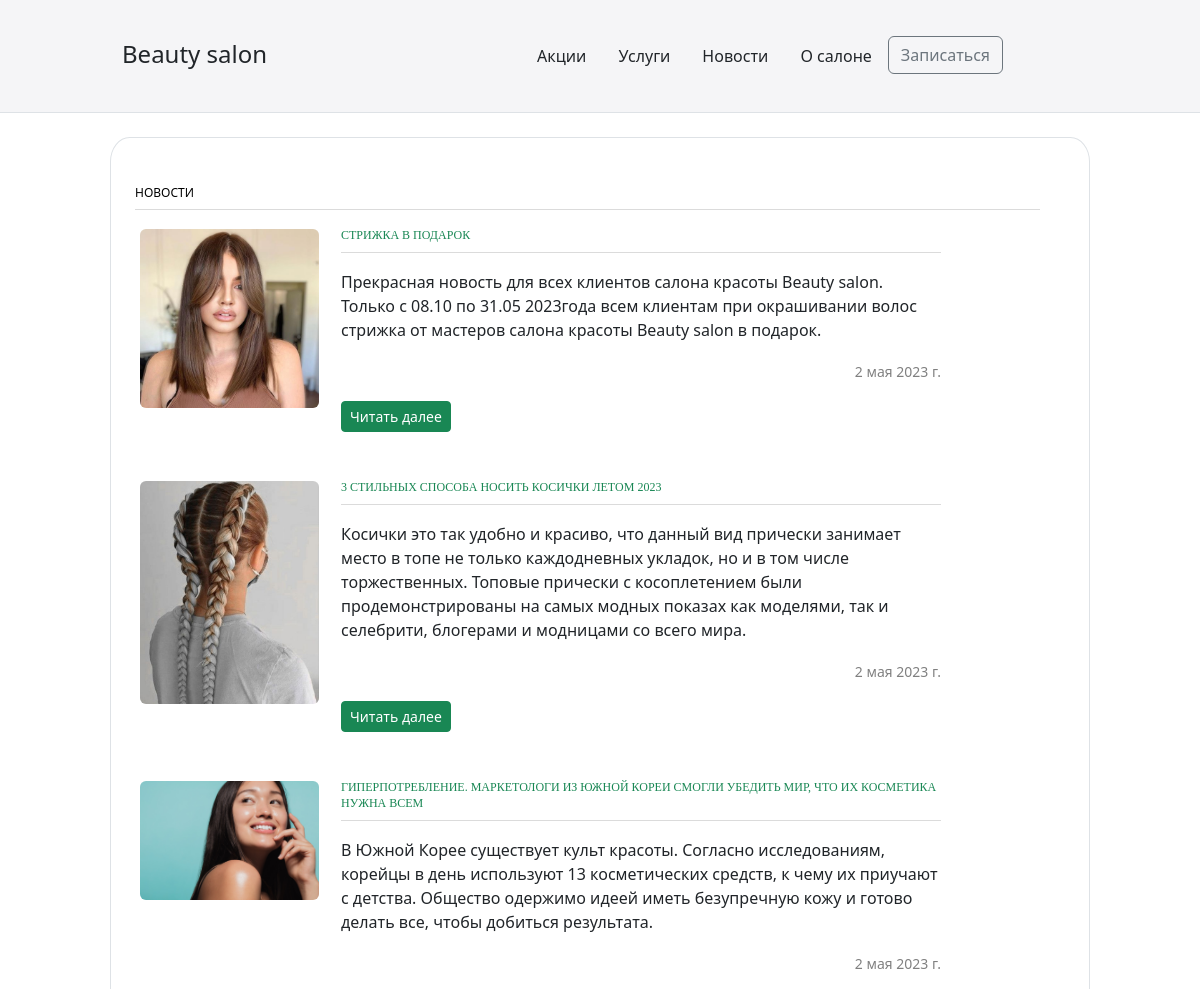
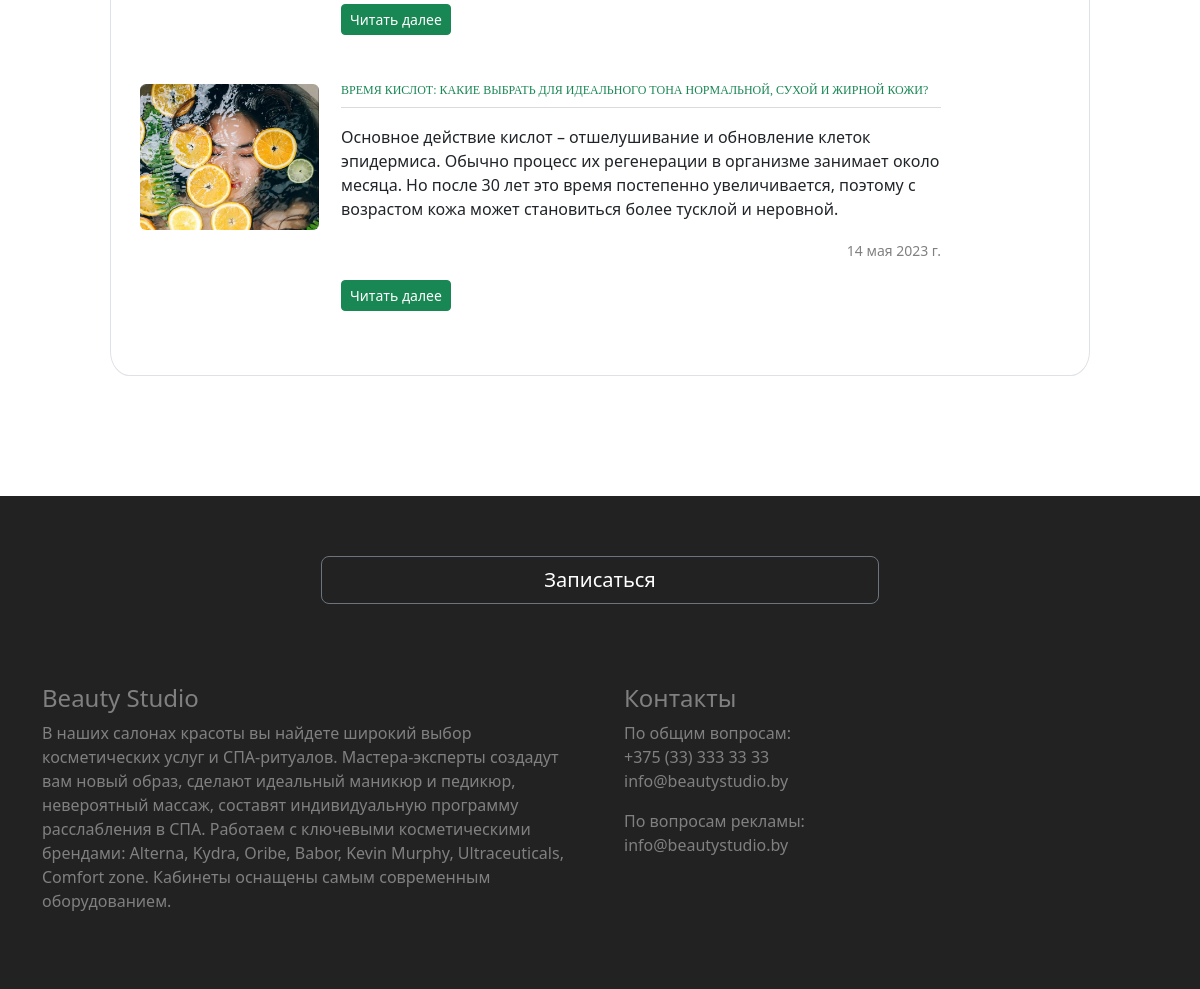
Page /news/ on the committed database (2 pictures, top to bottom).
### dj_app/models.py (models this page shows, shortened)
class Post(models.Model):
    objects = None
    title = models.CharField('Заголовок новости', max_length=1000)
    promo_info = models.TextField('Текст превью новости (до 300 символов)', max_length=300, default=None, null=True)
    description = models.TextField('Текст новости', default=None, null=True)
    data = models.DateField('Дата публикации', null=True)
    img = models.ImageField('Изображение', upload_to='image/%Y')
    class Meta:
        verbose_name = "Новость"
        verbose_name_plural = "Новости"

### dj_app/views.py (the view, shortened to what this page needs)
class PostView(View):
    def get(self, request):
        posts = list(Post.objects.all())
        context = {'post_list': posts}
        return render(request, 'news.html', context=context)

### templates/news.html (shortened to what this page needs)
{% extends "base.html" %}
{% load static %}
{% block body %}
<div class="shell border">
    <div id="main">
        <div id="content" class="left">
            <div class="projects">
                <h3>Новости</h3>
                {% for post in post_list %}
                <div class="item">
                    <div class="image left">
                        <a href="#"><img src="{{ post.img.url }}" width="180px" alt=""
                                         class="figure-img img-fluid rounded"></a>
                    </div>
                    <div class="text left">
                        <h3><a href="{{ post.id }}" class="sale link-success text-decoration-none"> {{ post.title }}</a>
                        </h3>
                        <p>{{ post.promo_info }}</p>
                        <p style="color: grey; font-size: 14px" align="right">{{ post.data }}</p>
                        <p><a class="btn btn-sm btn-success" href="{{ post.id}}"> Читать далее </a></p>
                    </div>
                </div>
                {% endfor %}
            </div>
        </div>
    </div>
</div>
{% endblock body %}

### static/main.css (style rules this page uses)
* { margin: 0; padding: 0; outline:0; }
body { font-size: 12px; line-height: 20px; font-family: Georgia, Arial, Helvetica, Sans-Serif; color: #333; background: repeat 0 0; }
a { color: #ff0000; text-decoration: none; cursor:pointer; }
a img { border: 0; }
.left, .alignleft { float: left; display: inline; }
.shell { width: 980px; margin: 0 auto; }
.border { border: 1px solid #e8e8e8; background: #fff; position: relative; border-radius: 2% }
#main { width: 932px; padding: 37px 24px 17px 24px; }
#main h3 { font-size: 12px; line-height: 15px; color: #000; text-transform: uppercase; border-bottom: 1px solid #dbdbdb; padding: 0 0 9px 0; }
#content { width: 905px; }
.projects { padding: 10px 0 0 0; }
.projects h3 { margin: 0 0 17px 0; }
.projects .item { margin: 0 0 28px 0; }
.projects .image { width: 183px; height: 111px; border: 0px solid #dbdbdb; padding: 2px; margin: 0 20px 0 3px; }
.projects .text { width: 600px; }
.projects .text p { padding: 0 0 3px 0; }
.sale { font-family: 'Playfair Display Regular' }

### rows in the picture
Post: img (picture), title "СТРИЖКА В ПОДАРОК", promo_info "Прекрасная новость для всех клиентов салона красоты Beauty salon. Только с 08.10 по 31.05 2023года всем клиентам при окрашивании волос стрижка от мастеров салона красоты Beauty salon в подарок.", data "2 мая 2023 г."
Post: img (picture), title "3 СТИЛЬНЫХ СПОСОБА НОСИТЬ КОСИЧКИ ЛЕТОМ 2023", promo_info "Косички это так удобно и красиво, что данный вид прически занимает место в топе не только каждодневных укладок, но и в том числе торжественных. Топовые прически с косоплетением были продемонстрированы на самых модных показах как моделями, так и селебрити, блогерами и модницами со всего мира.", data "2 мая 2023 г."
Post: img (picture), title "ГИПЕРПОТРЕБЛЕНИЕ. МАРКЕТОЛОГИ ИЗ ЮЖНОЙ КОРЕИ СМОГЛИ УБЕДИТЬ МИР, ЧТО ИХ КОСМЕТИКА НУЖНА ВСЕМ", promo_info "В Южной Корее существует культ красоты. Согласно исследованиям, корейцы в день используют 13 косметических средств, к чему их приучают с детства. Общество одержимо идеей иметь безупречную кожу и готово делать все, чтобы добиться результата.", data "2 мая 2023 г."
Post: img (picture), title "ВРЕМЯ КИСЛОТ: КАКИЕ ВЫБРАТЬ ДЛЯ ИДЕАЛЬНОГО ТОНА НОРМАЛЬНОЙ, СУХОЙ И ЖИРНОЙ КОЖИ?", promo_info "Основное действие кислот – отшелушивание и обновление клеток эпидермиса. Обычно процесс их регенерации в организме занимает около месяца. Но после 30 лет это время постепенно увеличивается, поэтому с возрастом кожа может становиться более тусклой и неровной.", data "14 мая 2023 г."
